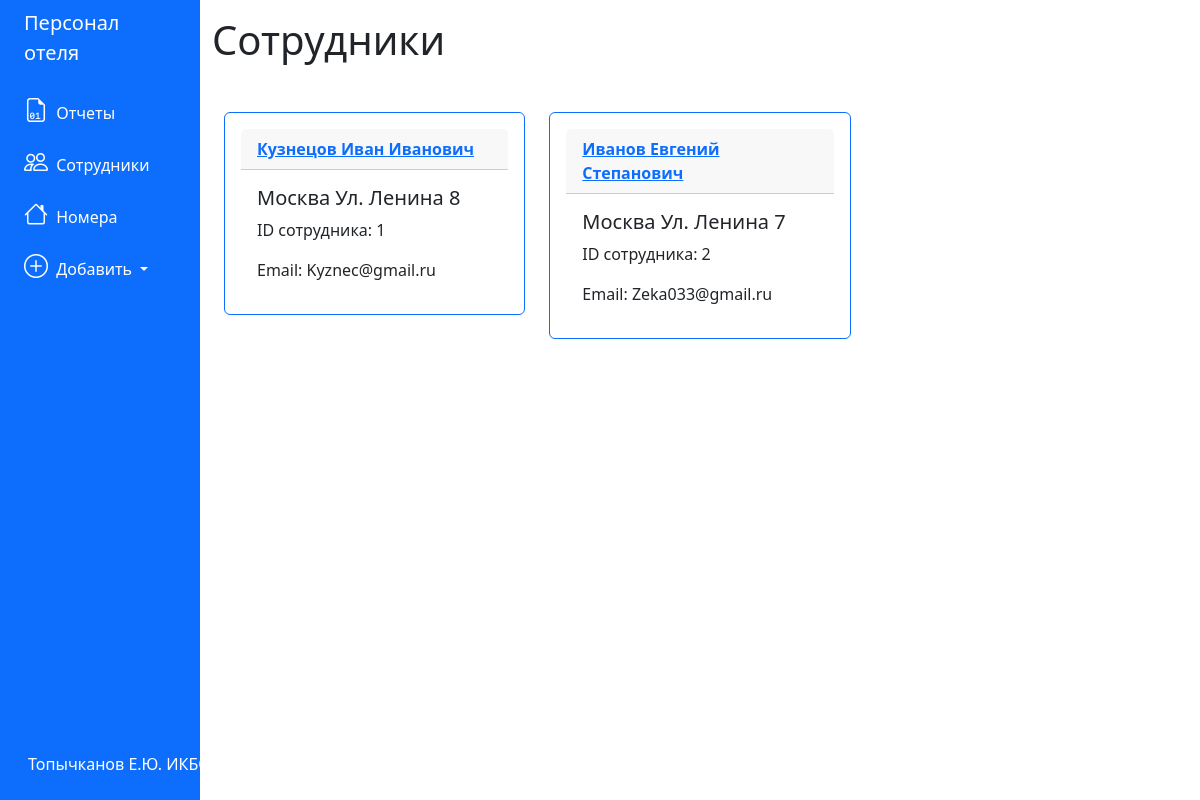
The app's page /clients with its own data.
### tables this page shows
CREATE TABLE 'contracts' (
	'id_contract' INTEGER PRIMARY KEY AUTOINCREMENT,
	'number' TEXT,
	'date' TEXT,
	'deal_status' BLOB,
	'price' INTEGER,
	'event_id' INTEGER,
	'client_id' INTEGER,
	'employee_id' INTEGER
);

CREATE TABLE 'clients' (
	'id_client' INTEGER PRIMARY KEY AUTOINCREMENT,
	'name' TEXT,
	'email' TEXT,
	'phone_number' TEXT,
	'passport' TEXT
);

CREATE TABLE 'events' (
	'id_event' INTEGER PRIMARY KEY AUTOINCREMENT,
	'address' TEXT,
	'people' INTEGER,
    'date' TEXT,
	'description' TEXT,
	'client_id' INTEGER
);

### app.py (the view)
@app.route('/clients')
def clients():
    conn = get_db_connection()
    pos = conn.execute("""SELECT * FROM contracts, events, clients
    WHERE contracts.event_id = events.id_event and contracts.client_id = clients.id_client
    """).fetchall()
    conn.close()
    return render_template('clients.html', clients=pos)

### app.py (called while the page is built)
def get_db_connection():
    conn = sqlite3.connect('database.db')
    conn.row_factory = sqlite3.Row
    return conn

### templates/clients.html
{% extends 'base.html' %}
{% block content %}
<h1>{% block title %} Сотрудники {% endblock %}</h1>
<div class="container mt-5 mb-3">
    <div class="row">
        {% for client in clients %}
        <div class="col-md-4">
            <div class="card p-3 mb-2 border-primary">
                <div class="card-header">
                    <a href="{{ url_for('client', client_id=client['id_client']) }}">
                        <b>{{ client['name'] }}</b>
                    </a>
                </div>
                <div class="card-body">
                    <h5 class="card-title">{{ client['address'] }}</h5>
                    <p class="card-text">ID сотрудника: {{ client['id_client'] }}</p>
                    <p class="card-text">Email: {{ client['email'] }}</p>
                </div>
            </div>
        </div>
        {% endfor %}
    </div>
</div>
{% endblock %}

### records on screen
contracts: name "Кузнецов Иван Иванович", address "Москва Ул. Ленина 8", id_client "1", email "Kyznec@gmail.ru"
contracts: name "Иванов Евгений Степанович", address "Москва Ул. Ленина 7", id_client "2", email "Zeka033@gmail.ru"
